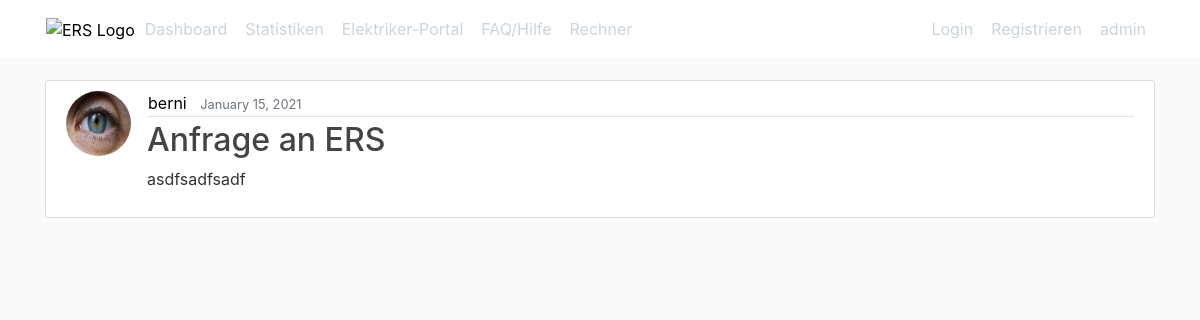
The app's page /blog/post/17/ with its own data.
### blog/models.py (models this page shows, shortened)
class Post(models.Model):
    title = models.CharField(max_length=100)
    content = models.TextField()
    date_posted = models.DateTimeField(default=timezone.now) #timezone.now ist eine funktion, aber hier keine () am Ende, hier wird nur der name der funktion übergeben
    author = models.ForeignKey(User, on_delete=models.CASCADE) #User ist die Fremde Tabelle - mit Cascade werden auch zusammenhängende Posts gelöscht

### users/models.py (models this page shows, shortened)
class Profile(models.Model):
    user = models.OneToOneField(User, on_delete=models.CASCADE)#hat 1:1 Beziehung zu User Tabelle
    image = models.ImageField(default='default.jpg', upload_to='prof1ile_pics')
    firma = models.CharField(max_length=100, default='Firma:')
    plz = models.CharField(max_length=4, default='PLZ:')
    ort = models.CharField(max_length=30, default='Ort:')
    telefonnr = models.CharField(max_length=15, default='Tel:')
    mail = models.EmailField(max_length=100, default='Mail:')
    strasse = models.CharField(max_length=100, default='Straße:')

### blog/views.py (the view)
# urls.py: path('post/<int:pk>/', PostDetailView.as_view(), name='post-detail'),
class PostDetailView(DetailView):
    model = Post

### blog/templates/blog/post_detail.html (shortened to what this page needs)
{% extends "blog/base.html" %}
{% block content %}
  <article class="media content-section">
    <img class="rounded-circle article-img" src="{{ object.author.profile.image.url }}">
    <div class="media-body">
      <div class="article-metadata">
        <a class="mr-2" href="#">{{ object.author }}</a>
        <small class="text-muted">{{ object.date_posted|date:"F d, Y" }}</small>
      </div>
      <h2 class="article-title">{{ object.title }}</h2>
      <p class="article-content">{{ object.content }}</p>
    </div>
  </article>
{% endblock content %}

### blog/static/blog/main.css (style rules this page uses)
body { background: #fafafa; color: #333333; margin-top: 5rem; }
h1, h2, h3, h4, h5, h6 { color: #444444; }
.content-section { background: #ffffff; padding: 10px 20px; border: 1px solid #dddddd; border-radius: 3px; margin-bottom: 20px; }
.article-title { color: #444444; }
.article-content { white-space: pre-line; }
.article-img { height: 65px; width: 65px; margin-right: 16px; }
.article-metadata { padding-bottom: 1px; margin-bottom: 4px; border-bottom: 1px solid #e3e3e3 }

### blog/static/blog/ers2.css (style rules this page uses)
.a.unterstricheffekt_rot, a { position: relative; bottom: 0px; border: 1px solid #fff; top: auto; color: black; }

### records on screen
Post: author.profile.image (picture), author "berni", date_posted "January 15, 2021", title "Anfrage an ERS", content "asdfsadfsadf"
